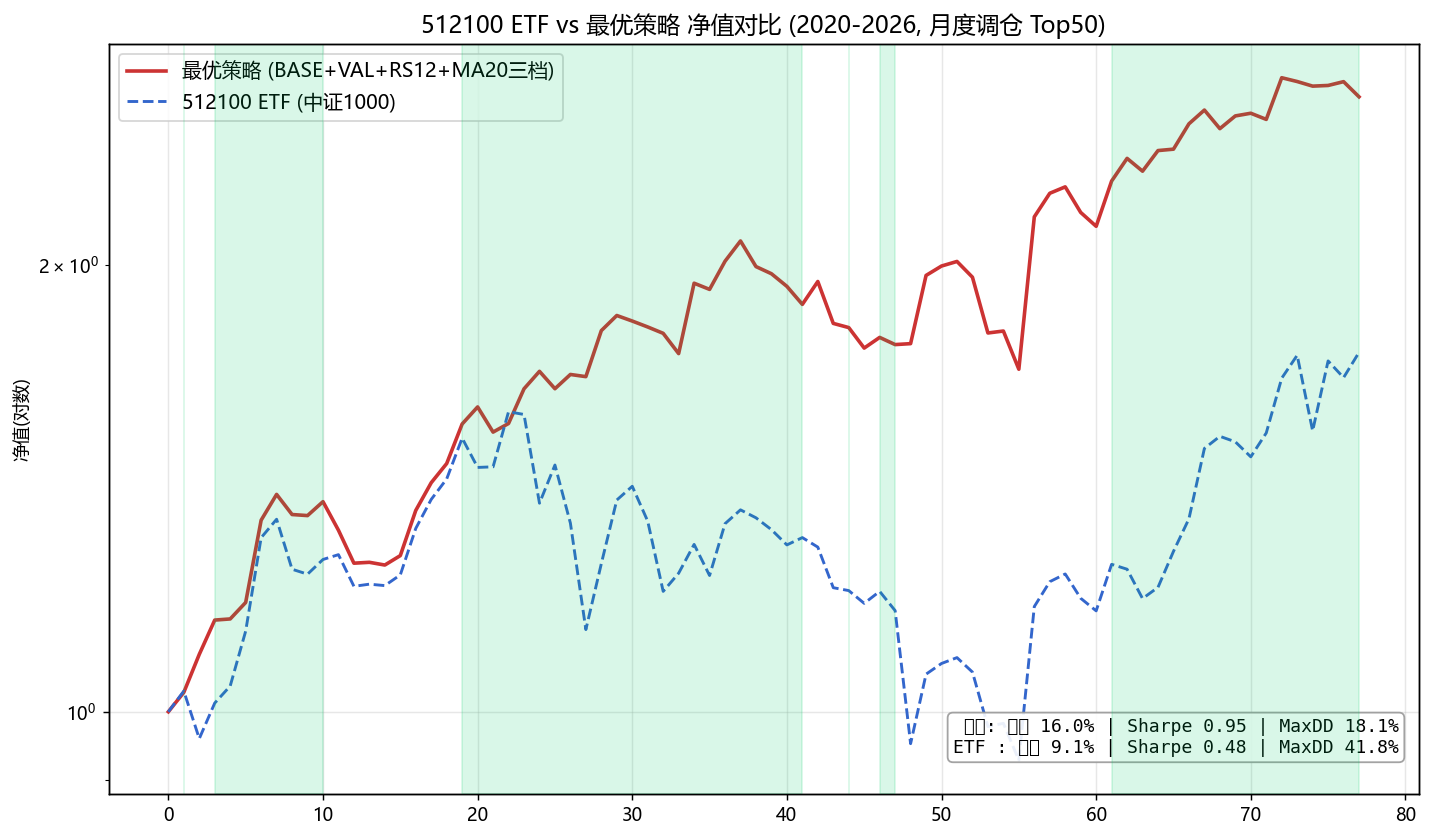

Recreate this plot in Python.
# -*- coding: utf-8 -*-
"""
画 512100 ETF vs 最优策略 (BASE+VAL+RS12+MA20三档0.98) 净值收益曲线对比 (2020-2026)
输出: results/nav_vs_etf.png
"""
import os
import sys
import time

import numpy as np
import pandas as pd

sys.path.append(os.path.dirname(os.path.dirname(os.path.dirname(os.path.abspath(__file__)))))
import matplotlib
matplotlib.use("Agg")
import matplotlib.pyplot as plt

plt.rcParams["font.sans-serif"] = ["Microsoft YaHei", "SimHei"]
plt.rcParams["axes.unicode_minus"] = False

from research.factor_dic import run_validation as rv
from research.factor_dic import combo_backtest as cb
from research.factor_dic import style_factors as sf

OUT_DIR = rv.OUT_DIR
COST = rv.COST_BPS / 10000.0
TOP_N = rv.TOP_N
DEEP = 0.98


def load_idx(code):
    df = pd.read_parquet(os.path.join(rv.IDX_DIR, f"{code}.parquet"))
    df["trade_date"] = df["trade_date"].astype(str).str[:8]
    return df.set_index("trade_date").sort_index()


def stats(pr):
    pr = pr.dropna()
    navs_c = (1 + pr).cumprod()
    years = len(pr) / 12.0
    cagr = navs_c.iloc[-1] ** (1 / years) - 1
    sharpe = pr.mean() / pr.std(ddof=1) * np.sqrt(12)
    mdd = ((navs_c.cummax() - navs_c) / navs_c.cummax()).max()
    return cagr, sharpe, mdd


def main():
    t0 = time.time()
    trade_dates = rv.load_trade_dates()
    months = {d[:6]: d for d in trade_dates if d[:4] >= str(rv.START_YEAR)}
    rebal = sorted(months.values())[:-1]
    all_codes = set()
    for rb in rebal:
        m = rv.load_index_weight(rb)
        if m:
            all_codes |= m
    all_codes = sorted(all_codes)

    stocks, pct_df, _, _, _ = rv.load_panels(trade_dates, all_codes, None)
    ret_1m, ivol, turn, fwd = cb.build_price_factors(stocks, all_codes)
    val_map = sf.load_valuation(rebal, all_codes)
    funda_map = sf.build_funda_pit(rebal, all_codes)
    panels = sf.build_factors(val_map, funda_map, rebal)

    sml = load_idx("000852.SH")
    big = load_idx("000300.SH")
    etf = load_idx("512100.SH")
    ratio = sml["close"] / big["close"].reindex(sml.index)
    sig_rs12 = ((ratio / ratio.shift(240)).rolling(5).mean() - 1.0 > 0).reindex(rebal)

    idx_close = sml["close"]
    ma20 = idx_close.rolling(20).mean()
    # 修复同日信号前视: T-1 日收盘信号, T 日生效
    idx_close_1 = idx_close.shift(1)
    ma20_1 = ma20.shift(1)
    etf_ret = etf["pct_chg"] / 100.0

    # ---------- 每月 Top50 (BASE+VAL) ----------
    picks_map = {}
    for rb in rebal:
        members = rv.load_index_weight(rb)
        if members is None:
            continue
        fvals = {}
        for code in members:
            f1, f2, ft = ret_1m.get(code), ivol.get(code), turn.get(code)
            fr = fwd.get(code)
            if fr is None or rb not in fr.index:
                continue
            row = {}
            if f1 is not None and rb in f1.index:
                row["ret_1m"] = f1.loc[rb]
            if f2 is not None and rb in f2.index:
                row["ivol"] = f2.loc[rb]
            if ft is not None and rb in ft.index:
                row["turn"] = ft.loc[rb]
            for name in panels:
                p = panels[name].get(rb)
                if p is not None and code in p.index:
                    v = p.loc[code]
                    if np.isfinite(v):
                        row[name] = v
            if len(row) >= 3:
                fvals[code] = row
        if len(fvals) < TOP_N:
            continue
        fdf = pd.DataFrame(fvals).T
        zdf = fdf.apply(sf.winsorize_series).apply(
            lambda s: (s - s.mean()) / (s.std() + 1e-8), axis=0)
        cols = sf.BASE_COLS + ["VAL"]
        has = zdf[cols].dropna()
        if len(has) < TOP_N:
            continue
        picks_map[rb] = has.mean(axis=1).nlargest(TOP_N).index.tolist()
    print(f"[load] Top50 月份 {len(picks_map)}, 耗时 {time.time()-t0:.0f}s", flush=True)

    # ---------- 日频回测 (MA20 三档 0.98) ----------
    nav_rb = {rebal[0]: 1.0}
    for i, rb in enumerate(rebal):
        if i + 1 >= len(rebal):
            continue
        rb_next = rebal[i + 1]
        if rb not in picks_map:
            nav_rb[rb_next] = nav_rb.get(rb, 1.0)
            continue
        hi, hn = trade_dates.index(rb), trade_dates.index(rb_next)
        hold = trade_dates[hi + 1:hn + 1]
        picks = picks_map[rb]
        comb = pct_df.reindex(columns=picks).reindex(hold).fillna(0.0) / 100.0
        comb_ret = comb.mean(axis=1)
        e_ret = etf_ret.reindex(hold).fillna(0.0)
        rs12_on = bool(sig_rs12.loc[rb]) if rb in sig_rs12.index else True
        nav = nav_rb.get(rb, 1.0)
        for t in hold:
            r_t = e_ret.loc[t]
            if rs12_on:
                w = 1.0
                c, m = idx_close_1.get(t, np.nan), ma20_1.get(t, np.nan)
                if np.isfinite(c) and np.isfinite(m):
                    w = 1.0 if c >= m else (0.5 if c >= DEEP * m else 0.0)
                r_t = w * comb_ret.loc[t]
            nav *= (1.0 + r_t)
        nav *= (1.0 - COST)
        nav_rb[rb_next] = nav
    strat_nav = pd.Series(nav_rb).sort_index()

    # ETF 月净值 (与 risk_control_bt.py 同口径: 完整月度序列, 键=调仓日 rb, 含首月, 补初始1.0)
    etf_m = {}
    for i, rb in enumerate(rebal):
        if i + 1 >= len(rebal):
            continue
        rb_next = rebal[i + 1]
        hi, hn = trade_dates.index(rb), trade_dates.index(rb_next)
        hold = trade_dates[hi + 1:hn + 1]
        etf_m[rb] = (1 + etf_ret.reindex(hold).fillna(0.0)).prod() - 1
    etf_pr = pd.Series(etf_m).sort_index()
    etf_nav = pd.Series(np.concatenate([[1.0], np.cumprod(1 + etf_pr.values)]),
                        index=rebal)

    pr_s = strat_nav.pct_change().dropna()
    pr_e = etf_nav.pct_change().dropna()
    c_s = stats(pr_s)
    c_e = stats(pr_e)

    x_all = strat_nav.index
    fig, ax = plt.subplots(figsize=(13, 7.5))
    ax.plot(np.arange(len(x_all)), strat_nav.values, label="最优策略 (BASE+VAL+RS12+MA20三档)", lw=2.0, color="#c33")
    ax.plot(np.arange(len(x_all)), etf_nav.reindex(x_all).ffill().values, label="512100 ETF (中证1000)", lw=1.6, ls="--", color="#36c")
    ax.set_yscale("log")
    ax.set_ylabel("净值(对数)")
    ax.set_title("512100 ETF vs 最优策略 净值对比 (2020-2026, 月度调仓 Top50)", fontsize=13)

    # 底部统计标签
    txt = (f"策略: 年化 {c_s[0]:.1%} | Sharpe {c_s[1]:.2f} | MaxDD {c_s[2]:.1%}\n"
           f"ETF : 年化 {c_e[0]:.1%} | Sharpe {c_e[1]:.2f} | MaxDD {c_e[2]:.1%}")
    ax.text(0.985, 0.05, txt, transform=ax.transAxes, fontsize=10,
            va="bottom", ha="right", family="monospace",
            bbox=dict(boxstyle="round", fc="white", ec="#999", alpha=0.9))

    # RS12 强弱带
    ax2 = ax.twinx()
    ax2.fill_between(np.arange(len(x_all)), 0, 1,
                     where=sig_rs12.reindex(x_all).fillna(False).values, color="#0c6", alpha=0.15)
    ax2.set_yticks([])
    ax2.set_ylim(0, 1)

    ax.legend(loc="upper left", fontsize=11)
    ax.grid(alpha=0.3)
    fp = os.path.join(OUT_DIR, "nav_vs_etf.png")
    plt.savefig(fp, dpi=130, bbox_inches="tight")
    plt.close()
    print(f"[保存图] {fp}   (总耗时 {time.time()-t0:.0f}s)")
    print(f"策略: 年化 {c_s[0]:.2%} Sharpe {c_s[1]:.2f} MaxDD {c_s[2]:.2%}")
    print(f"ETF : 年化 {c_e[0]:.2%} Sharpe {c_e[1]:.2f} MaxDD {c_e[2]:.2%}")


if __name__ == "__main__":
    main()
